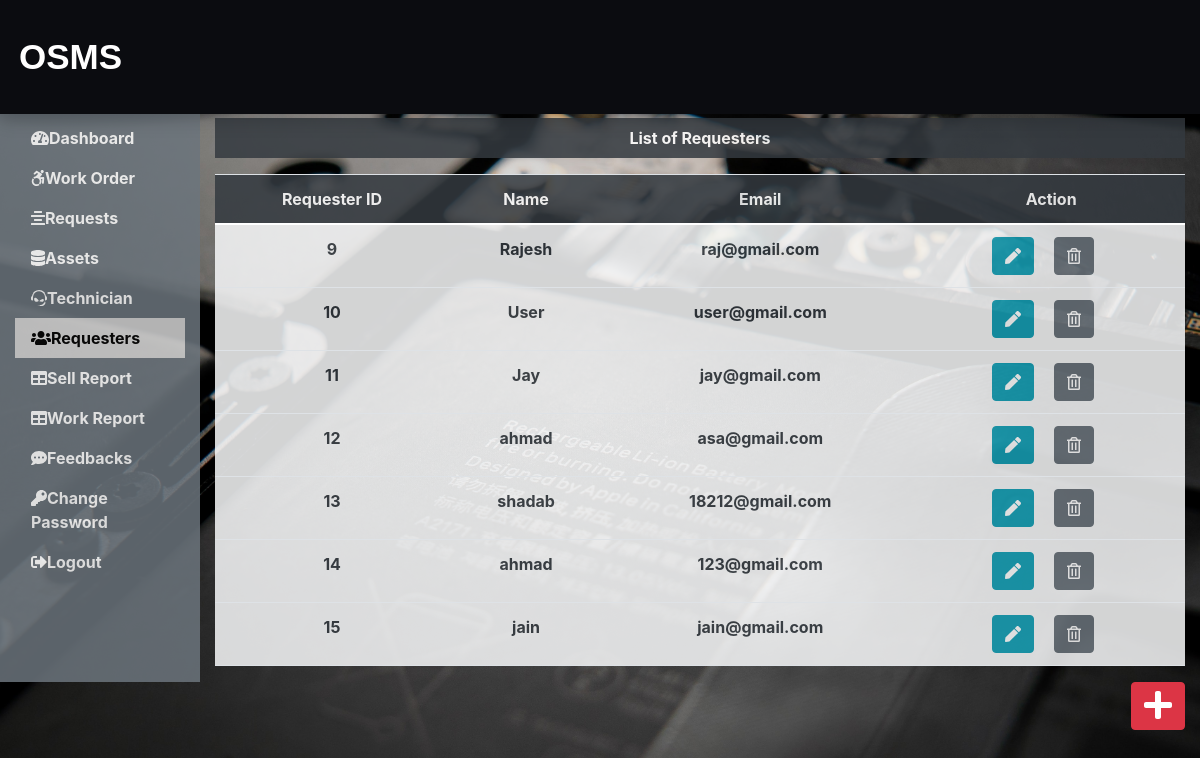
/Admin/requester.php (signed in), run on the app's committed database.
### tables this page shows
CREATE TABLE `requesterlogin_tb` (
  `r_login_id` int(11) NOT NULL AUTO_INCREMENT,
  `r_name` varchar(60) NOT NULL,
  `r_email` varchar(60) NOT NULL,
  `r_password` varchar(60) NOT NULL,
  `r_imageName` varchar(60) NOT NULL,
  PRIMARY KEY (`r_login_id`)
);

### Admin/requester.php (the view, shortened to what this page needs)
<?php
include('../dbConnection.php');
include('includes/header.php');
?>
<div class="col-sm-9 col-md-10 mt-5 text-center fw-bold">
<p class="bg-dark text-white p-2 fw-bold" style="opacity:0.85;">List of Requesters</p>
<?php
$sql = "SELECT * FROM requesterlogin_tb";
$result= $conn->query($sql);
if($result->num_rows>0){
    echo '<table class="table table-hover">';
    echo '<thead>';
    echo '<tr class="bg-dark text-white" style="opacity:0.85;">';
    echo '<th scope="col">Requester ID</th>';
    echo '<th scope="col">Name</th>';
    echo '<th scope="col">Email</th>';
    echo '<th scope="col">Action</th>';
    echo '</tr>';
    echo '</thead>';
    echo '<tbody>';
        while($row=$result->fetch_assoc()){
            echo '<tr class="bg-light text-dark fw-bold" style="opacity:0.85;">';
            echo '<td>'.$row['r_login_id'].'</td>';
            echo '<td>'.$row['r_name'].'</td>';
            echo '<td>'.$row['r_email'].'</td>';
            echo '<td>';
            echo '<form action="editreq.php" method="post" class="d-inline">';
            echo '<input type="hidden" name="id" value='.$row["r_login_id"].'>
         <button type="submit" class="btn btn-info mr-3" name="edit" value="Edit"><i class="fas fa-pen"></i></button>';
            echo '</form>';
            echo '<form action="" method="post" class="d-inline">';
            echo '<input type="hidden" name="id" value='.$row["r_login_id"].'>
         <button type="submit" class="btn btn-secondary mr-3" name="delete" value="Delete"><i class="far fa-trash-alt"></i></button>';
            echo '</form>';
            echo '</td>';
            echo '</tr>';
        }
    echo '</tbody>';
    echo '</table>';
}else{
    echo '0 results';
}
?>
</div>
</div>
<div style="float:right;"> <a href="insertreq.php" class="btn btn-danger"><i class="fas fa-plus fa-2x"></i></a>
</div>
</div>
</body>
</html>

### CSS/custom.css (style rules this page uses)
a { color:black; text-decoration: none; }

### Admin/includes/header.php (style rules this page uses)
body { font-weight:bold; background-image:url('../images/image7.jpg'); background-size: cover; background-position: center center; background-repeat: no-repeat; margin-top:70px; min-height:110vh; }

### data on the page
requesterlogin_tb: r_login_id "9", r_name "Rajesh", r_email "raj@gmail.com"
requesterlogin_tb: r_login_id "10", r_name "User", r_email "user@gmail.com"
requesterlogin_tb: r_login_id "11", r_name "Jay", r_email "jay@gmail.com"
requesterlogin_tb: r_login_id "12", r_name "ahmad", r_email "asa@gmail.com"
requesterlogin_tb: r_login_id "13", r_name "shadab", r_email "18212@gmail.com"
requesterlogin_tb: r_login_id "14", r_name "ahmad", r_email "123@gmail.com"
requesterlogin_tb: r_login_id "15", r_name "jain", r_email "jain@gmail.com"
